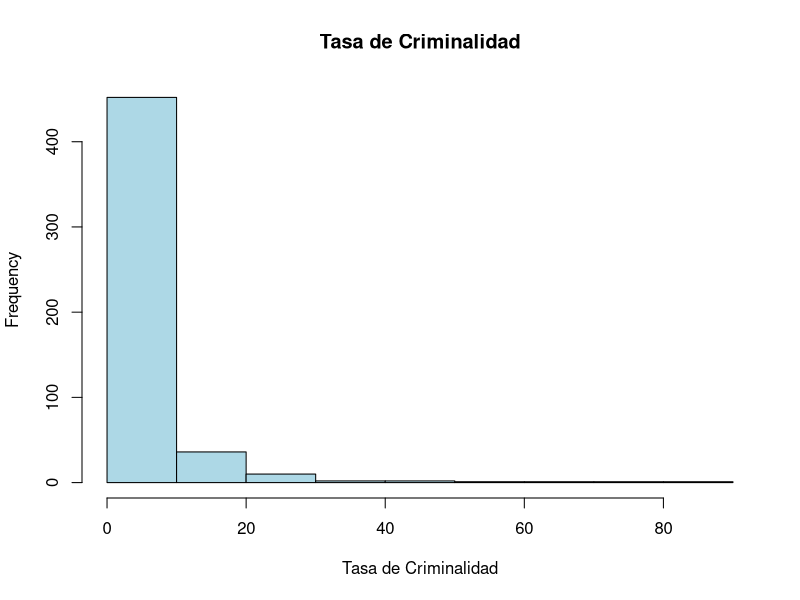
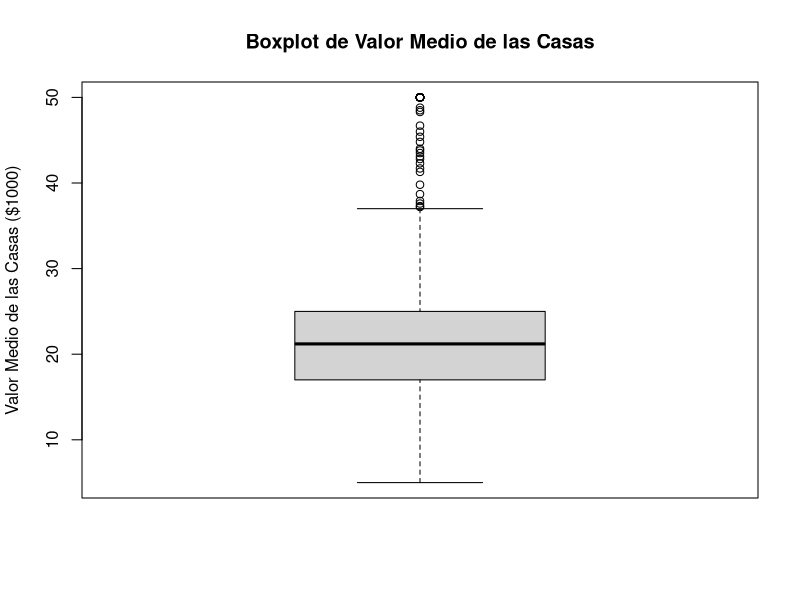
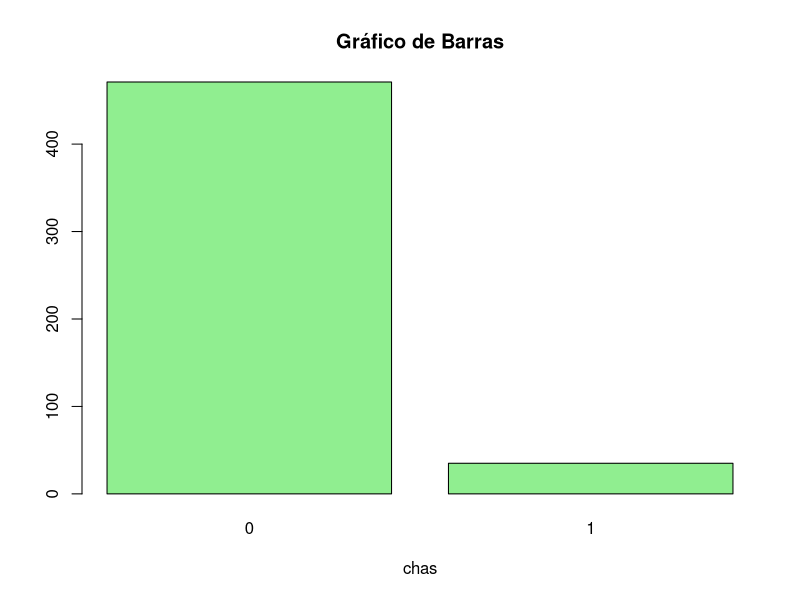
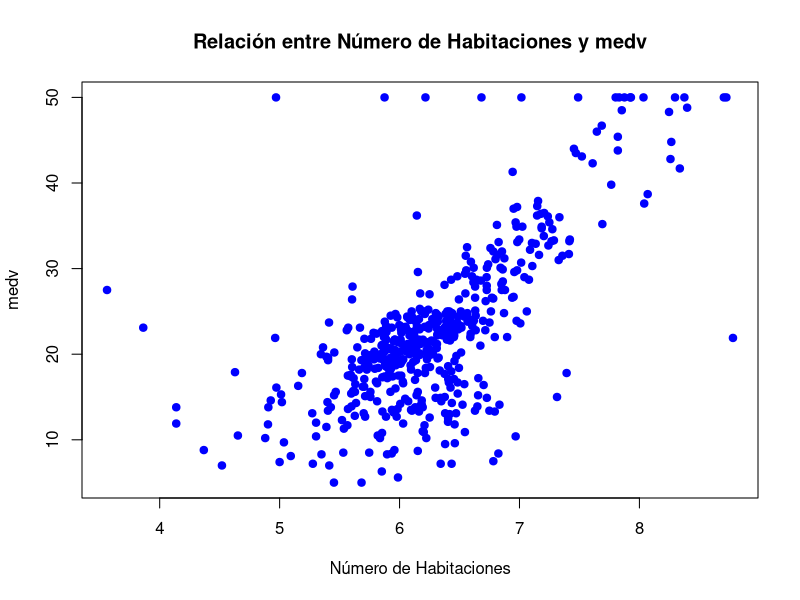
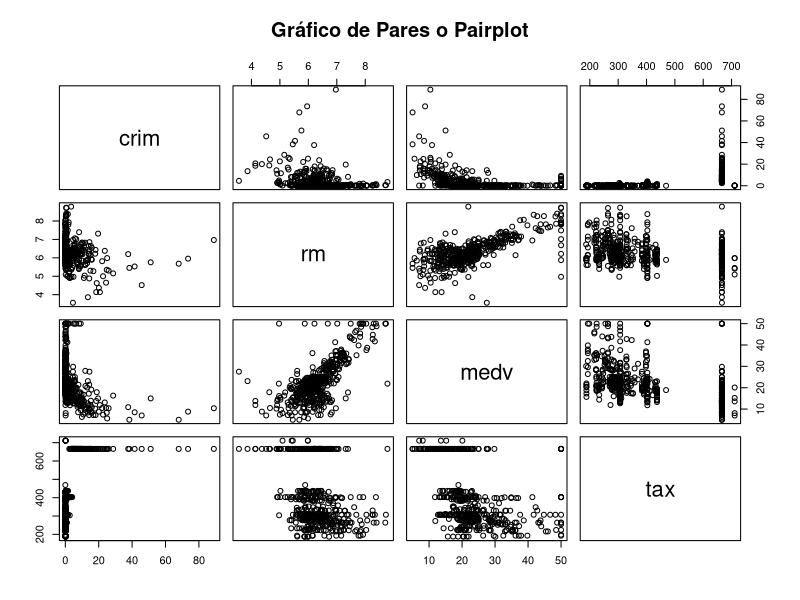
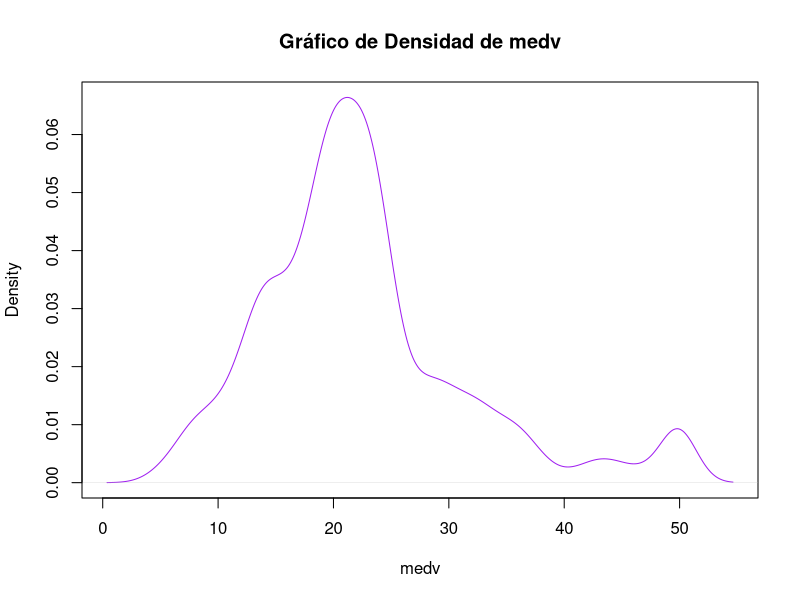
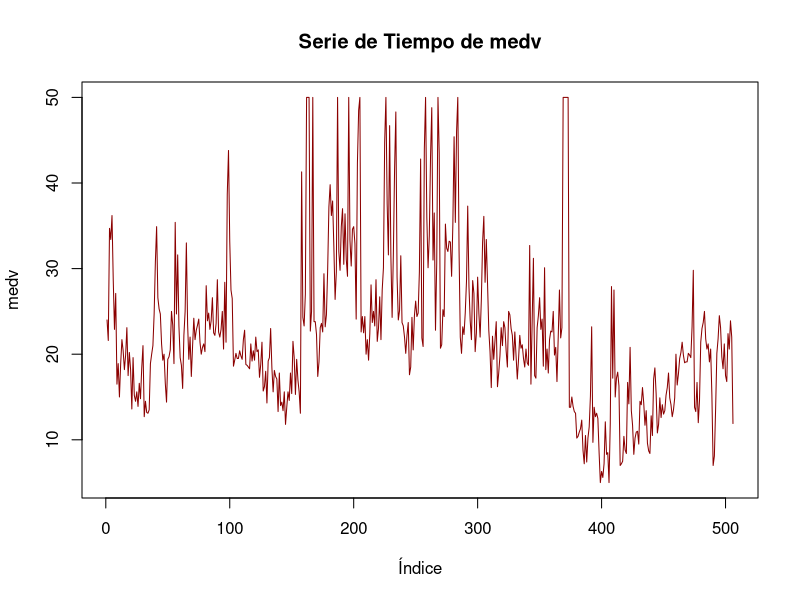
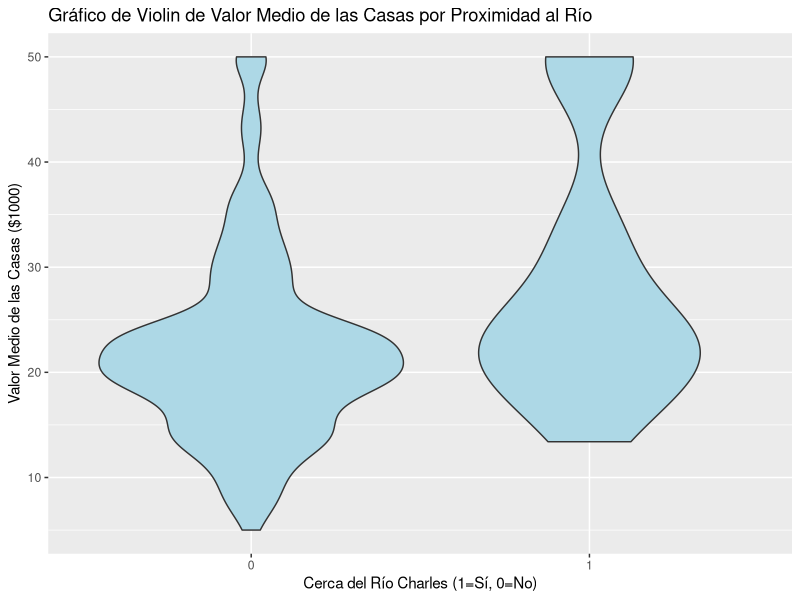

Write R code to recreate these figures, in order. (Note: this script raises an error after producing the figures.)
library(MASS)
library(dplyr)
library(ggplot2)


data("Boston") # Cargo la base de datos
data <- Boston # Asignar el nombre data a la base de datos
head(data)

# Histograma
hist(Boston$crim, main="Tasa de Criminalidad", xlab="Tasa de Criminalidad", col="lightblue")

# Boxplor
boxplot(Boston$medv, main="Boxplot de Valor Medio de las Casas", ylab="Valor Medio de las Casas ($1000)")

# Grafico de barras
Boston$chas <- as.factor(Boston$chas)
barplot(table(Boston$chas), main="Gráfico de Barras", xlab="chas", col="lightgreen")

# Grafico de dispersion
plot(Boston$rm, Boston$medv, main="Relación entre Número de Habitaciones y medv", xlab="Número de Habitaciones", ylab="medv", pch=19, col="blue")

# Pairplot
pairs(Boston[, c("crim", "rm", "medv", "tax")], main="Gráfico de Pares o Pairplot")

# Grafico de densidad
plot(density(Boston$medv), main="Gráfico de Densidad de medv", xlab="medv", col="purple")

# Series de tiempo
plot(ts(Boston$medv), main="Serie de Tiempo de medv", ylab="medv", xlab="Índice", col="darkred")

# Grafico de violin
ggplot(Boston, aes(x=factor(chas), y=medv)) + 
  geom_violin(fill="lightblue") +
  labs(title="Gráfico de Violin de Valor Medio de las Casas por Proximidad al Río", x="Cerca del Río Charles (1=Sí, 0=No)", y="Valor Medio de las Casas ($1000)")


# Crear una matriz de correlación
correlation_matrix <- cor(Boston)
heatmap(correlation_matrix, main="Mapa de Calor de la Matriz de Correlación", col=topo.colors(10), symm=TRUE)

# Grafico de lineas
ggplot(Boston, aes(x=1:nrow(Boston), y=medv)) + 
  geom_line(col="darkgreen") +
  labs(title="Gráfico de Línea de medv", x="Índice", y="medv)")


# Grafico de dispersion 3d
# Instalar scatterplot3d
# install.packages("scatterplot3d")
library(scatterplot3d)
# Gráfico 3D de 'crim', 'rm', y 'medv'
scatterplot3d(Boston$crim, Boston$rm, Boston$medv, main="Gráfico 3D", xlab="Tasa de Criminalidad", ylab="Número de Habitaciones", zlab="Valor Medio de las Casas ($1000)", color="darkred", pch=19)

# Grafico de barras
ggplot(Boston, aes(x=factor(chas))) + 
  geom_bar(fill="lightcoral") +
  labs(title="Gráfico de Barras de Proximidad al Río Charles", x="Cerca del Río Charles (1=Sí, 0=No)", y="Frecuencia")


# Mapa de calor (Primero debemos seleccionar las columnas numericas)
Boston_numeric <- Boston[, sapply(Boston, is.numeric)]
correlation_matrix <- cor(Boston_numeric)
heatmap(correlation_matrix, main="Mapa de Calor de la Matriz de Correlación", col=topo.colors(10), symm=TRUE)
